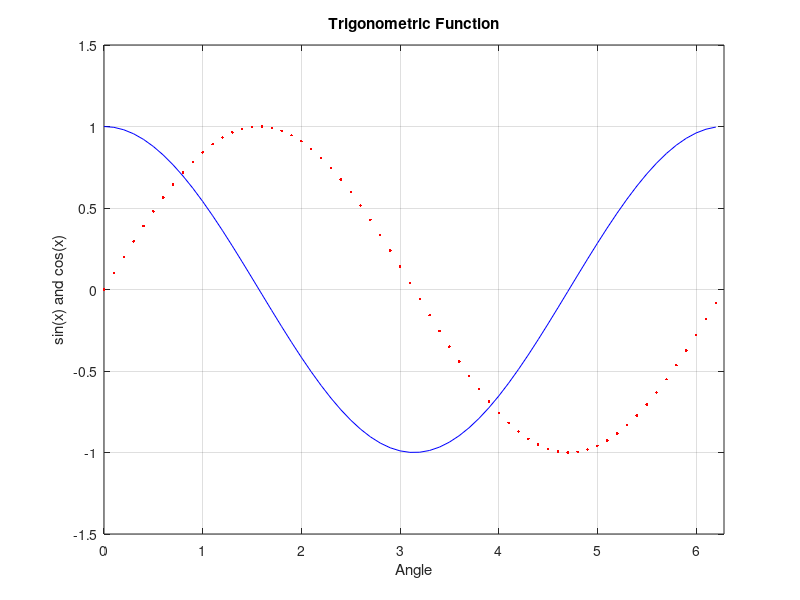

The MATLAB script that drew this image:
x = 0:.1:2*pi;
y1 = cos(x);
y2 = sin(x);

% plot y1 vs x (blue, solid) and y2 vs x (red, dashed)
figure
plot(x, y1, 'b', x, y2, 'r.', 'LineWidth', 2)
% Turn on the grid
grid on
% Set the axis limits
axis([0 2*pi -1.5 1.5])
% Add title and axis labels
title('Trigonometric Function')
xlabel('Angle')
ylabel('sin(x) and cos(x)')